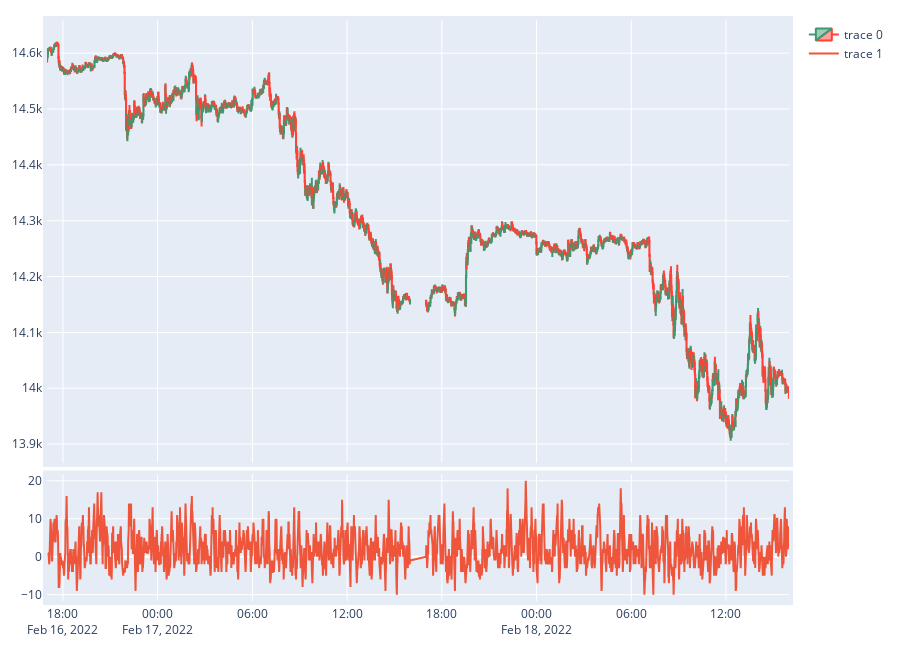

Here is the notebook cell this chart was saved with:
### Code cell
fig = make_subplots(
    rows=2,
    vertical_spacing=0.02,
    shared_xaxes=True,
    specs=[
        [{}],
        [{}],
    ],
    row_heights=[7, 2],
)
fig.add_trace(
    go.Candlestick(
        x=df["date"],
        open=df["open"],
        high=df["high"],
        low=df["low"],
        close=df["close"],
    ),
    row=1,
    col=1,
)
fig.add_trace(
    go.Scatter(
        x=df["date"],
        y=df["cdl sum c10"],
    ),
    row=2,
    col=1,
)
fig.update_layout(
    margin={"l": 20, "r": 20, "b": 20, "t": 20, "pad": 4},
    height=650,
    xaxis_rangeslider_visible=False,
)
fig.show()

### Figure 1 — Plotly figure (JSON) as saved in the notebook; plotly's stock layout.template omitted (floating-point values rounded to 4 significant figures; data arrays with more than 128 entries replaced by an {"elided": "..."} marker saying what was removed)
{"data": [{"close": {"elided": "2760 float values"}, "high": {"elided": "2760 float values"}, "low": {"elided": "2760 float values"}, "open": {"elided": "2760 float values"}, "x": {"elided": "2760 str values"}, "type": "candlestick", "xaxis": "x", "yaxis": "y"}, {"x": {"elided": "2760 str values"}, "y": {"elided": "2760 float values"}, "type": "scatter", "xaxis": "x2", "yaxis": "y2"}], "layout": {"xaxis": {"anchor": "y", "domain": [0.0, 1.0], "matches": "x2", "showticklabels": false, "rangeslider": {"visible": false}}, "yaxis": {"anchor": "x", "domain": [0.2378, 1.0]}, "xaxis2": {"anchor": "y2", "domain": [0.0, 1.0]}, "yaxis2": {"anchor": "x2", "domain": [0.0, 0.2178]}, "margin": {"l": 20, "r": 20, "b": 20, "t": 20, "pad": 4}, "height": 650}}
